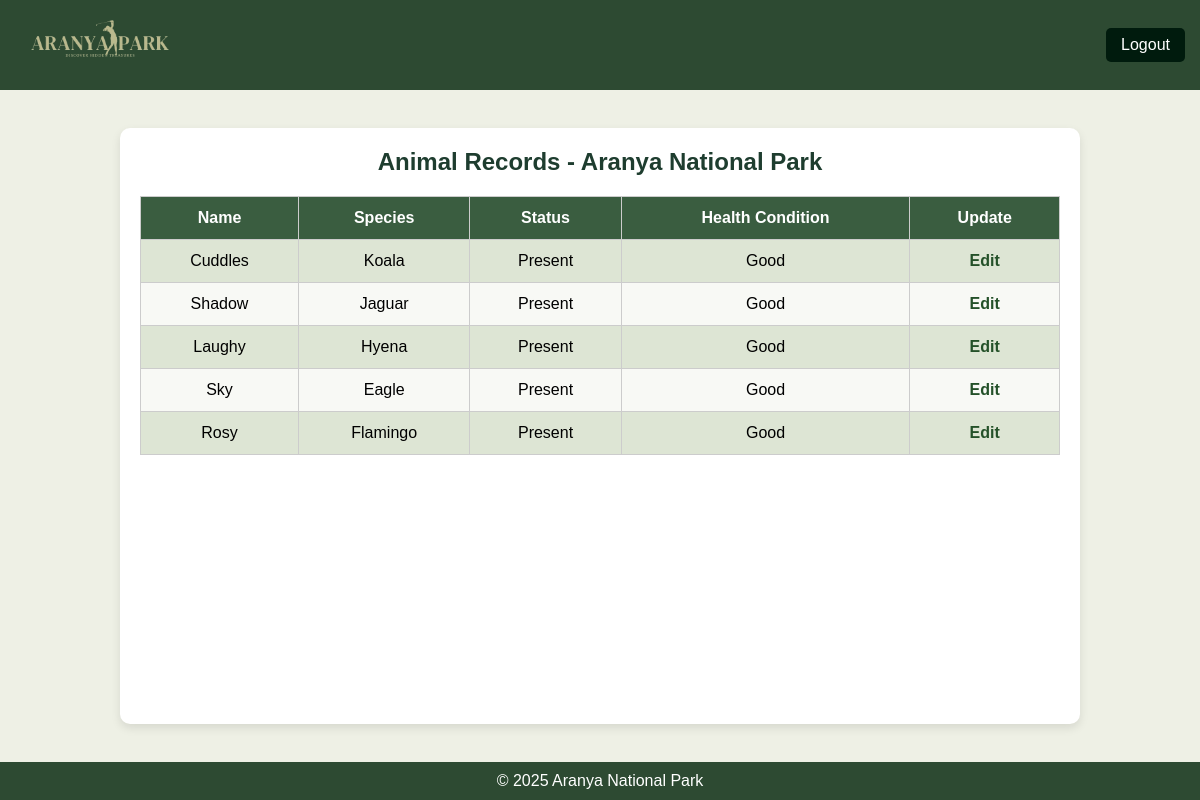
Page /view_animals_aranya.php (signed in) on the committed database.
### tables this page shows
CREATE TABLE IF NOT EXISTS `animals` (
    `Animal_ID` INT PRIMARY KEY,
    `Species` VARCHAR(50) NOT NULL,
    `Name` VARCHAR(50),
    `Age` INT,
    `Status` VARCHAR(50) DEFAULT 'Present',
    `Health_Condition` ENUM('Good', 'Critical', 'Recovering') DEFAULT 'Good',
    `Park_ID` INT DEFAULT 1,
    `Adopter_Name` VARCHAR(100),
    `Adopter_Phone` VARCHAR(15),
    `Adopter_Email` VARCHAR(100),
    `Description` TEXT,
    `animal_type` VARCHAR(50) DEFAULT 'Mammal',
    `category` VARCHAR(50) DEFAULT 'Carnivore',
    FOREIGN KEY (`Park_ID`) REFERENCES `nationalparks`(`park_id`) ON DELETE SET NULL
);

### view_animals_aranya.php (the view, shortened to what this page needs)
<?php
include 'db_connect.php';
$park_id = 2;
$query = "SELECT * FROM animals WHERE park_id = ?";
$stmt = $conn->prepare($query);
$stmt->bind_param("i", $park_id);
$stmt->execute();
$result = $stmt->get_result();
?>
<!DOCTYPE html>
<html lang="en">
<head>
</head>
<body>
    <div class="navbar">
        <a href="dashboard_kanha.php">
            <img src="aranya_logo.png" alt="Logo">
        </a>
        <a href="logout_aranay.php" class="logout-btn">Logout</a>
    </div><br>
    <div class="container">
        <h2>Animal Records - Aranya National Park</h2>
        <table>
            <tr>
                <th>Name</th>
                <th>Species</th>
                <th>Status</th>
                <th>Health Condition</th>
                <th>Update</th>
            </tr>
            <?php while ($row = $result->fetch_assoc()) { ?>
            <tr>
                <td><?= $row['Name'] ?></td>
                <td><?= $row['Species'] ?></td>
                <td><?= $row['Status'] ?></td>
                <td><?= $row['Health_Condition'] ?></td>
                <td>
                    <a href="update_animal_aranya.php?id=<?= $row['Animal_ID'] ?>" class="edit-link">Edit</a>
                </td>
            </tr>
            <?php } ?>
        </table>
    </div><br>
    <div class="footer">
        <p>&copy; 2025 Aranya National Park</p>
    </div>
</body>
</html>

### view_animals_aranya.php (style rules this page uses)
* { margin: 0; padding: 0; box-sizing: border-box; font-family: Arial, sans-serif; }
body { background-color: #eef0e5; display: flex; flex-direction: column; min-height: 100vh; }
.navbar { display: flex; align-items: center; justify-content: space-between; background-color: #2d4a32; padding: 15px; height: 90px; }
.navbar img { height: 170px; cursor: pointer; }
.logout-btn { background-color:rgb(0, 27, 13); color: white; padding: 8px 15px; border: none; cursor: pointer; font-size: 16px; border-radius: 5px; text-decoration: none; transition: background 0.3s; }
.container { width: 80%; margin: auto; background: white; padding: 20px; margin-top: 20px; box-shadow: 0px 4px 10px rgba(0, 0, 0, 0.1); border-radius: 10px; flex-grow: 1; }
h2 { text-align: center; color: #1e3d2f; margin-bottom: 20px; }
table { width: 100%; border-collapse: collapse; margin-top: 10px; background-color: #f8f9f5; }
th, td { padding: 12px; border: 1px solid #ccc; text-align: center; }
th { background-color: #3a5d40; color: white; }
tr:nth-child(even) { background-color: #dde5d4; }
a.edit-link { text-decoration: none; color: #245129; font-weight: bold; transition: color 0.3s; }
.footer { background-color: #2d4a32; color: white; text-align: center; padding: 10px; margin-top: 20px; }

### rows in the picture
animals: Name "Cuddles", Species "Koala", Status "Present", Health_Condition "Good"
animals: Name "Shadow", Species "Jaguar", Status "Present", Health_Condition "Good"
animals: Name "Laughy", Species "Hyena", Status "Present", Health_Condition "Good"
animals: Name "Sky", Species "Eagle", Status "Present", Health_Condition "Good"
animals: Name "Rosy", Species "Flamingo", Status "Present", Health_Condition "Good"
